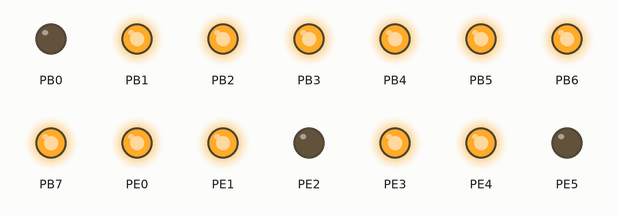
Recording of a program running on a simulated ATmega128, built with avr-gcc and emulated at 1.47456 MHz. Shown: output pins drawn as LEDs (lit = HIGH). At 0.0 s the program stops and its outputs stay as they are.

Above: at 0.1 s.
Timing chart, 0 to 1.5 s (numbered marks = the images above):
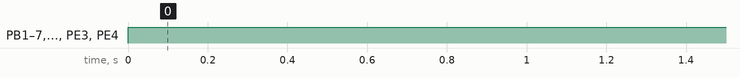

Measured:
- by itself, PB1–7, PE0, PE1, PE3, PE4: LOW → HIGH at 0.00 s

The program:

main.c
```c
#define FND_SEL PORTB
#define FND_DB PORTE

#include <avr/io.h>
#include <util/delay.h>

unsigned char FND[10]={0x3f, 0x06, 0x5b, 0x4f, 0x66, 0x6d, 0x7d, 0x27, 0x7f, 0x6f};

void CPU_Setup()
{
	DDRB=0xff;
	DDRE=0xff;
}

int main(void)
{
	CPU_Setup();

	while (1)
	{
		FND_SEL = ~0x01;
		FND_DB=0x5b;
		/*
		for (unsigned char k=0; k<10; k++){
			FND_DB=FND[k];
			_delay_ms(1000);
		}
		*/
	}
}
```
